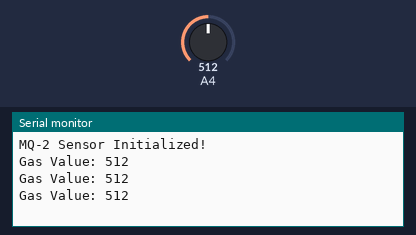
Bench run of a sketch on a simulated Arduino Zero (SAMD21). Parts: the last lines printed to the serial monitor. Inputs (shaded band) come from the test bench; at power-on: A4 = 512 (analog values on the 0–1023 scale).

Above: at 1.3 s.
1.4 s: A4 set to 610
At 1.9 s:
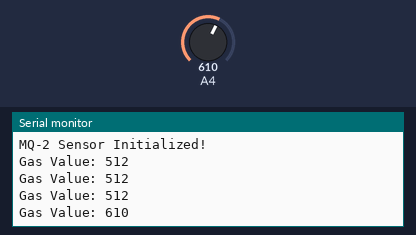
2.9 s: A4 set to 590
At 3.4 s:
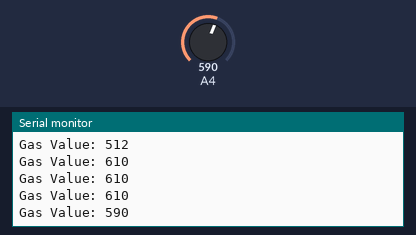
Timing chart, 0 to 5.9 s (numbered marks = the images above; inputs shaded):
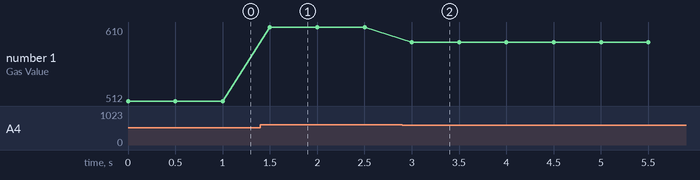

Measured:
- after the input at 1.4 s, the serial monitor: prints a new line after 0.10 s (image 1)
- after the input at 2.9 s, the serial monitor: prints a new line after 0.10 s (image 2)
- plotted number 1: 512 → 610 after the input at 1.4 s, 610 → 590 after the input at 2.9 s

The sketch:

Detctor_fumaca.ino
```cpp
//inicializa variavel com o pino D4 da placa que recebe um sinal analogico do sensor e transforma em digital
#define MQ2_PIN 4
//define nivel de fumaça para comparação
#define GAS_THRESHOLD 600
//inicializa na placa
void setup() {
  //monitor e porta serial, na ide do arduino monitora informações digitais recebidas na frequencia 9600 baud(frequencia de picos de alteração de sinal em estado alto ou baixo)
  Serial.begin(9600);
  //limita para 10 bits de cada vez lidos na porta analogica
  analogReadResolution(10);
  // exibe no monitor serial que o sensor foi inicializado
  Serial.println("MQ-2 Sensor Initialized!");
  // define o pino D4 da placa como input (vai receber dados do sensor)
  pinMode(MQ2_PIN, INPUT);
}
//repete enquanto a placa estiver ligada
void loop() {
  // exibe no monitor serial a frase gas value: "valor detectado de fumaça ou gas aqui"
  Serial.print("Gas Value: ");
  Serial.println(analogRead(MQ2_PIN));
  //se o valor detectado for maior que o valor de comparação, emite um aviso
   if (MQ2_PIN > GAS_THRESHOLD) {
    Serial.println("Warning! High gas or smoke levels detected!");
   }
  //pausa por 500 millisegundos (meio segundo) antes de repetir o loop
   delay(500);
}
```
